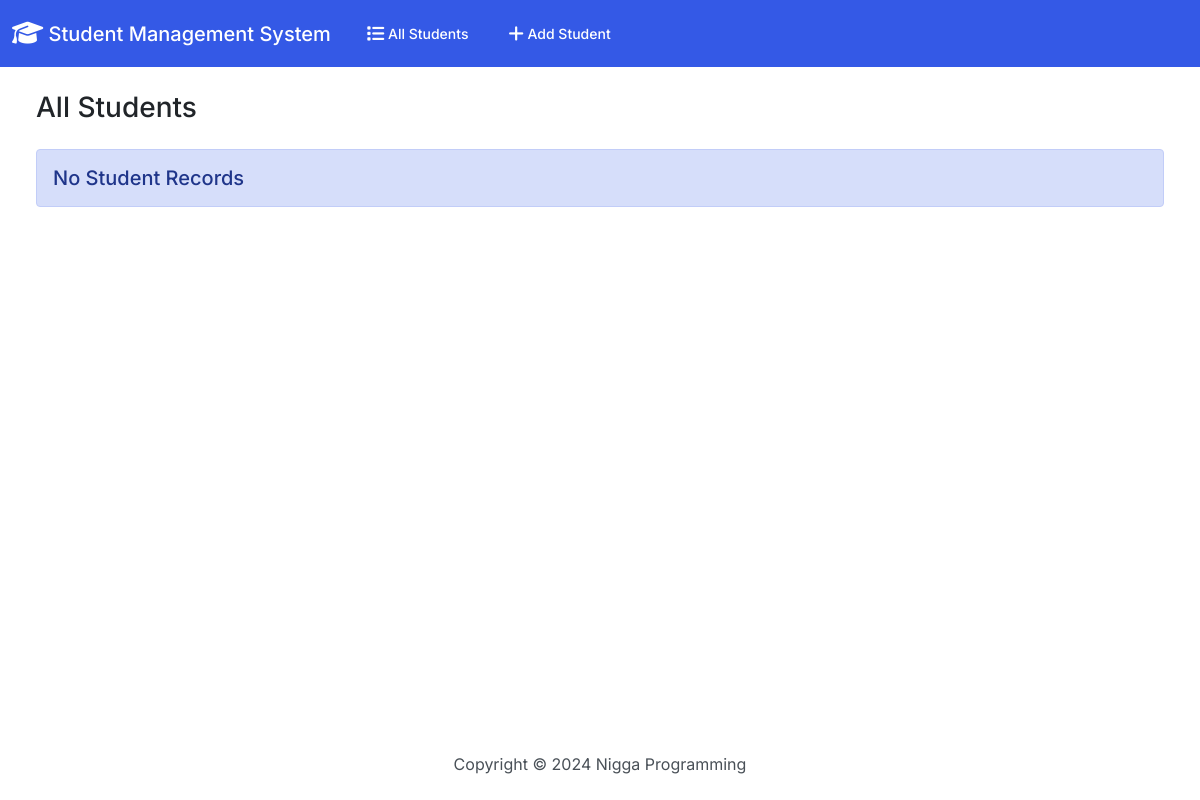
The app's page /index, older data.
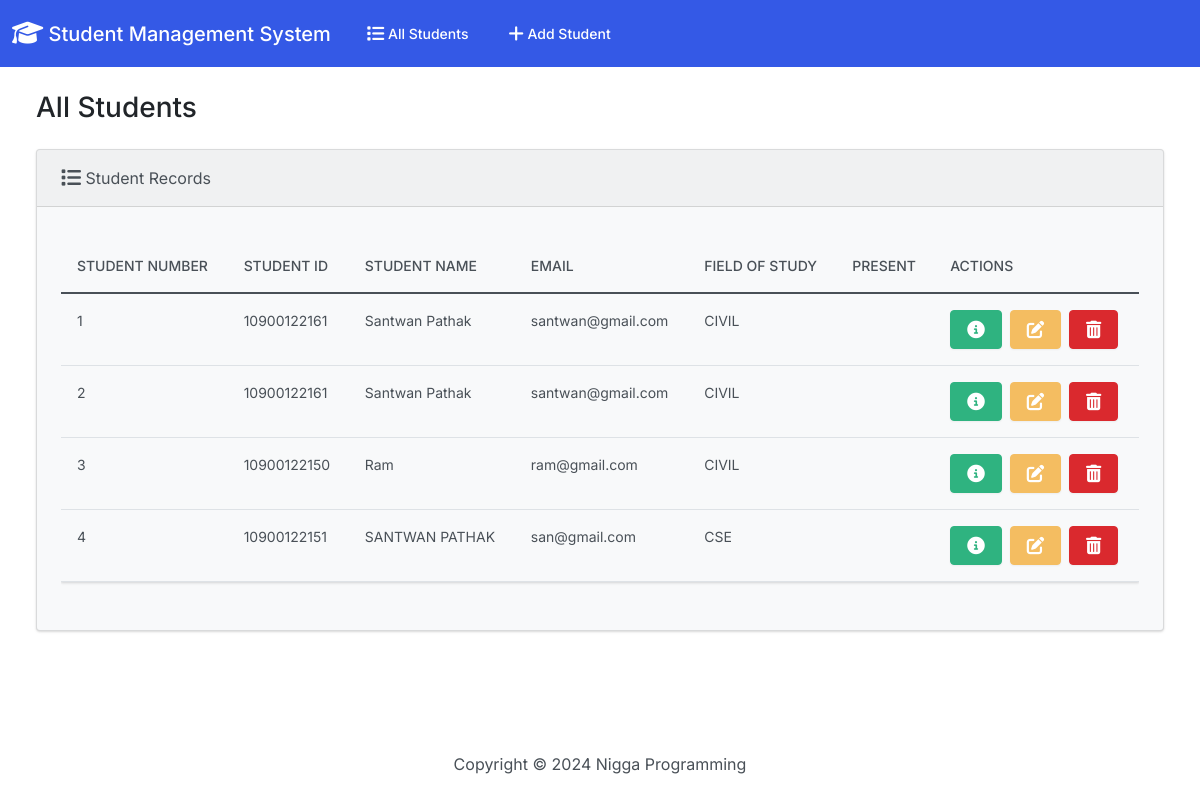
The same page, newer data.
### student_app/models.py (models this page shows)
class Student(models.Model):
    studentName = models.CharField(max_length = 50 )
    department = models.TextField(max_length= 50)
    section = models.CharField(max_length=50)
    rollNo = models.CharField(max_length=20)
    emailId = models.EmailField(max_length=100)
    collegeId = models.CharField(max_length=20)
    password = models.CharField(max_length=100)
    present = models.CharField(max_length=20)

### student_app/views.py (the view)
# urls.py: path('index', views.index),
def index(request):
    return render(request, 'index.html', {
        'students': Student.objects.all()
    })

### student_app/templates/index.html (shortened to what this page needs)
{% extends "base.html" %}
{% block body %}
<h3 class="m-4">All Students</h3>
<div class="row">
  <div class="col-12">
    {% if students %}
    <div class="card bg-light ms-4 me-4 mb-4">
      <div class="card-header">
        <i class="fa-solid fa-list fa-lg"></i> Student Records
      </div>
      <div class="card-body">
        <p class="card-text">
          <div class="table-responsive">
            <table class="table table-hover">
              <thead>
                <tr>
                  <th scope="col">Student Number</th>
                  <th scope="col">Student ID</th>
                  <th scope="col">Student Name</th>
                  <th scope="col">Email</th>
                  <th scope="col">Field of Study</th>
                  <th scope="col">present</th>
                  <th scope="col">Actions</th>
                </tr>
              </thead>
              <tbody>
                {% for student in students %}
                  <tr>
                    <td>{{ student.id }}</td>
                    <td>{{ student.collegeId }}</td>
                    <td>{{ student.studentName }}</td>
                    <td>{{ student.emailId }}</td>
                    <td>{{ student.department }}</td>
                    <td>{{ student.present }}</td>
                    <td>
                      <button type="button" class="btn btn-success me-1" href="{% url 'view_student' student.id %}" data-bs-toggle="modal" data-bs-target="#myModal{{student.id}}">
                      </button>
                      <a class="btn btn-warning me-1" href="{% url 'edit' student.id %}">
                      </a>
                      <button type="button" class="btn btn-danger" data-bs-toggle="modal" data-bs-target="#delete{{student.id}}">
                      </button>
                    </td>
                  </tr>
                {% endfor %}
              </tbody>
            </table>
          </div>
        </p>
      </div>
    </div>
    {% else %}
      <h5 class="alert alert-primary ms-4 me-4">No Student Records</h5>
    {% endif %}
  </div>
</div>
{% endblock %}

Row changes from the older to the newer data that the page shows:
added Student: id "1", collegeId "10900122161", studentName "Santwan Pathak", emailId "santwan@gmail.com", department "CIVIL"
added Student: id "2", collegeId "10900122161", studentName "Santwan Pathak", emailId "santwan@gmail.com", department "CIVIL"
added Student: id "3", collegeId "10900122150", studentName "Ram", emailId "ram@gmail.com", department "CIVIL"
added Student: id "4", collegeId "10900122151", studentName "SANTWAN PATHAK", emailId "san@gmail.com", department "CSE"
Text that changed along with them:
text no longer shown: "No Student Records"
text now shown: "Student Records STUDENT NUMBER STUDENT ID STUDENT NAME EMAIL FIELD OF STUDY PRESENT ACTIONS"
